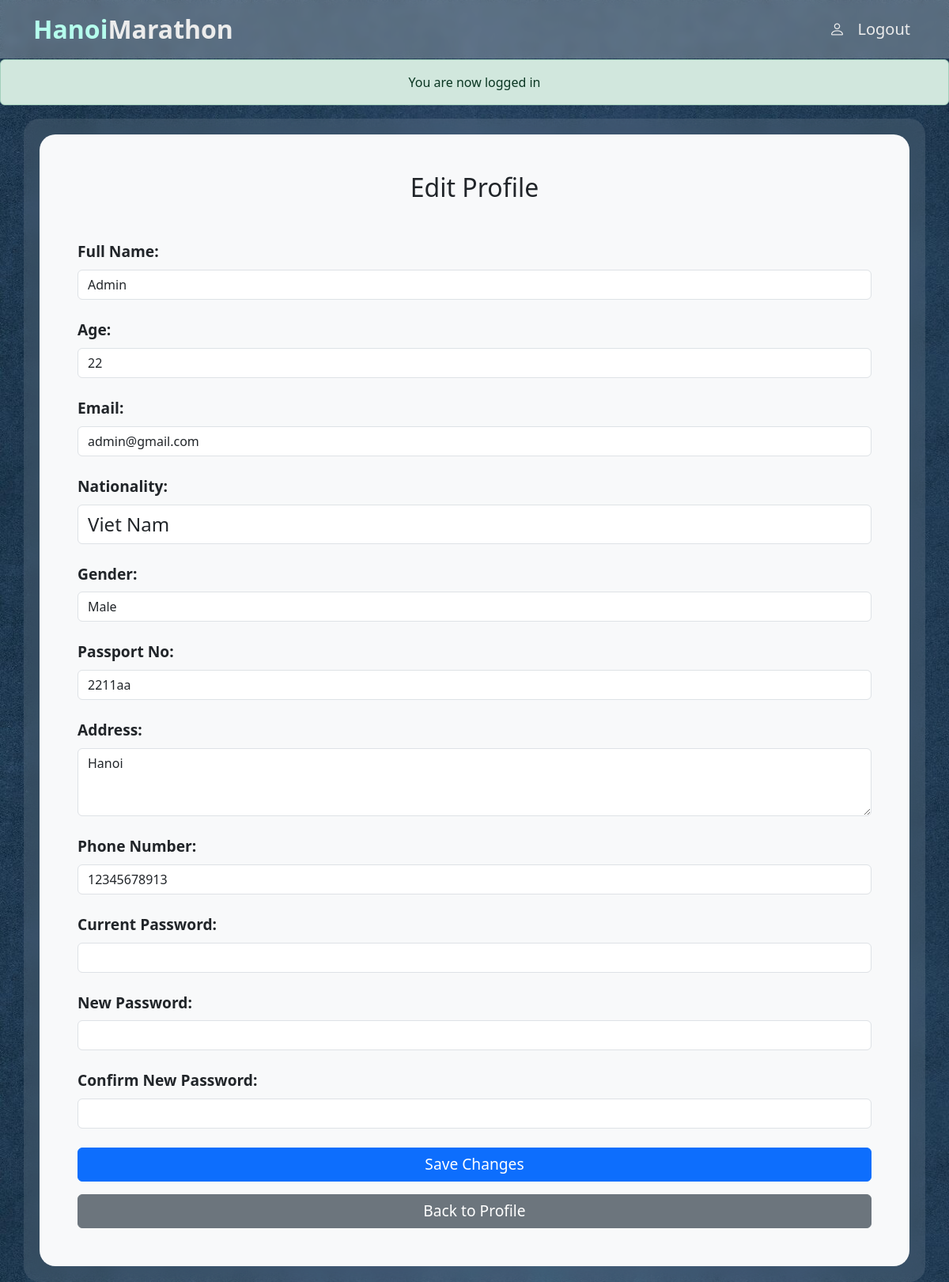
The page /editprofile.php (signed in) on the database its author committed.
### tables this page shows
CREATE TABLE `users` (
  `id` int(11) NOT NULL,
  `name` varchar(50) NOT NULL,
  `nationality` varchar(20) NOT NULL,
  `gender` varchar(20) NOT NULL,
  `age` int(11) NOT NULL,
  `best_record` bigint(20) DEFAULT NULL,
  `passport_no` varchar(20) DEFAULT NULL,
  `address` text NOT NULL,
  `phone_number` varchar(20) NOT NULL,
  `email` varchar(255) NOT NULL,
  `password` text NOT NULL,
  `admin` tinyint(1) NOT NULL,
  `create_at` datetime NOT NULL DEFAULT current_timestamp()
);

### src/Database.php (called while the page is built, shortened)
<?php
class Database {
    private $host = 'localhost';
    private $db_name = '22110173';
    private $username = 'root';
    private $password = '';
    private $conn;
    public function connect() {
        $this->conn = null;
        try {
            $this->conn = new PDO('mysql:host=' . $this->host . ';dbname=' . $this->db_name, $this->username, $this->password);
            $this->conn->setAttribute(PDO::ATTR_ERRMODE, PDO::ERRMODE_EXCEPTION);
        } catch(PDOException $e) {
            echo 'Connection Error: ' . $e->getMessage();
        }
        return $this->conn;
    }
    public function readById($id, $table) {
        $sql = 'SELECT * FROM ' . $table . ' WHERE id = ?';
        $stmt = $this->conn->prepare($sql);
        $stmt->execute([$id]);
        return $stmt->fetch();
    }
}
?>

### src/User.php (called while the page is built, shortened)
<?php
class User {
    private $db;
    public function __construct() {
        $this->db = new Database();
    }
    public function getUserById($id) {
        $user = $this->db->readById($id, 'users');
        if (!isset($user['best_record']) ||$user['best_record'] == null) {
            $user['best_record'] = 'N/A';
        } else {
            $time = $user['best_record'];
            $hours = floor($time / 3600);
            $minutes = floor(($time / 60) % 60);
            $seconds = $time % 60;
            $user['best_record'] = sprintf('%02d:%02d:%02d', $hours, $minutes, $seconds);
        }
        return $user;
    }
}
?>

### editprofile.php (the view, shortened to what this page needs)
<?php
$user = new User();
$user_info = $user->getUserById($_SESSION['user']['id']);
?>
<!DOCTYPE html>
<html lang="en">
<head>
    <link
        href="https://cdn.jsdelivr.net/npm/bootstrap@5.3.3/dist/css/bootstrap.min.css"
        rel="stylesheet"
 />
</head>
<body>
    <?php include 'template/message.php'; ?>
    <div class="container edit-form-container">
        <div class=" form col-md-12 d-flex">
            <div class="bg-light p-5 w-100 h-100 lbg">
            <form action="editprofile.php" method="POST">
                <h2 class="text-center mb-5">Edit Profile</h2>
                <div class="mb-4">
                    <label for="full_name" class="form-label">Full Name:</label>
                    <input type="text" class="form-control" id="full_name" name="full_name" value="<?php echo htmlspecialchars($user_info['name']); ?>" required>
                </div>
                <div class="mb-4">
                    <label for="age" class="form-label">Age:</label>
                    <input type="number" class="form-control" id="age" name="age" value="<?php echo htmlspecialchars($user_info['age']); ?>" required>
                </div>
                <div class="mb-4">
                    <label for="email" class="form-label">Email:</label>
                    <input type="email" class="form-control" id="email" name="email" value="<?php echo htmlspecialchars($user_info['email']); ?>" required>
                </div>
                <div class="mb-4">
                    <label for="nationality" class="form-label">Nationality:</label>
                    <select class="form-control" id="nationality" name="nationality" required style="font-size: 1.5rem;">
                        <option value="<?php echo htmlspecialchars($user_info['nationality']); ?>"  selected><?php echo htmlspecialchars($user_info['nationality']); ?></option>
                    </select>
                </div>
                <div class="mb-4">
                    <label for="gender" class="form-label">Gender:</label>
                    <select class="form-control" id="gender" name="gender" required>
                        <option value="Male" <?php if ($user_info['gender'] == 'Male') echo 'selected'; ?>>Male</option>
                    </select>
                </div>
                <div class="mb-4">
                    <label for="passport_no" class="form-label">Passport No:</label>
                    <input type="text" class="form-control" id="passport_no" name="passport_no" value="<?php echo htmlspecialchars($user_info['passport_no']); ?>">
                </div>
                <div class="mb-4">
                    <label for="address" class="form-label">Address:</label>
                    <textarea class="form-control" id="address" name="address" rows="3" required><?php echo htmlspecialchars($user_info['address']); ?></textarea>
                </div>
                <div class="mb-4">
                    <label for="phone_number" class="form-label">Phone Number:</label>
                    <input type="text" class="form-control" id="phone_number" name="phone_number" value="<?php echo htmlspecialchars($user_info['phone_number']); ?>" required>
                </div>
                <div class="mb-4">
                    <label for="password" class="form-label">Current Password:</label>
                    <input type="password" class="form-control" id="password" name="password" >
                </div>
                <div class="mb-4">
                    <label for="password1" class="form-label">New Password:</label>
                    <input type="password" class="form-control" id="password1" name="password1" >
                </div>
                <div class="mb-4">
                    <label for="password2" class="form-label">Confirm New Password:</label>
                    <input type="password" class="form-control" id="password2" name="password2" >
                </div>
                <div class="text-center">
                    <button type="submit" class="btn btn-primary w-100">Save Changes</button>
                </div>
                <div class="text-center mt-3">
                    <a href="profile.php" class="btn btn-secondary w-100">Back to Profile</a>
                </div>
            </form>
            </div>
        </div>
    </div>
</body>
</html>

### editprofile.php (style rules this page uses)
body { background-image: url('media/background.jpg'); }
.edit-form-container { background: rgba(255, 255, 255, 0.1); backdrop-filter: blur(10px); border-radius: 20px; padding: 20px; margin-top: 150px; }
.lbg { border-radius: 20px; }
.form-label { font-size: 1.2rem; font-weight: bold; }
.btn { font-size: 1.2rem; }

### rows shown on the page
users: full_name "Admin", age "22", email "admin@gmail.com", nationality "Viet Nam", gender "Male", passport_no "2211aa", address "Hanoi", phone_number "12345678913"

### other values the page prints
$successMessage "You are now logged in"
